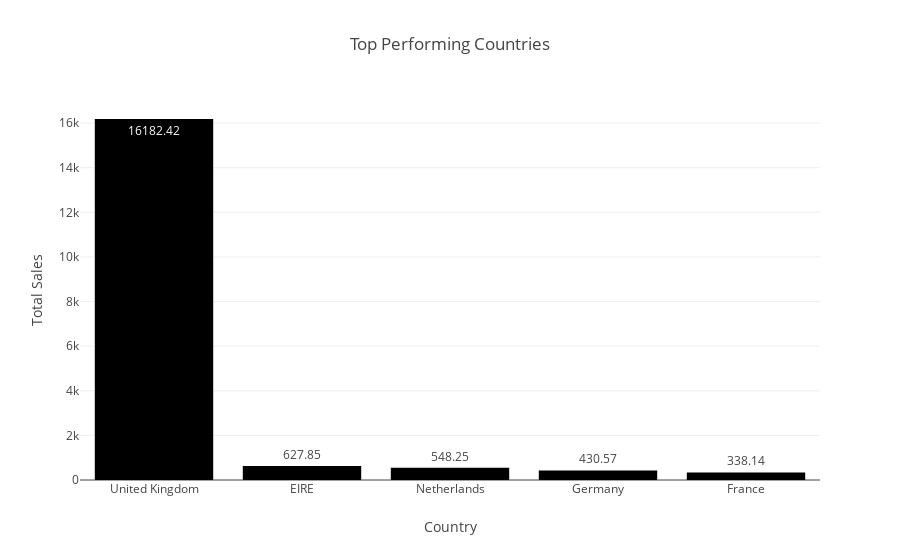
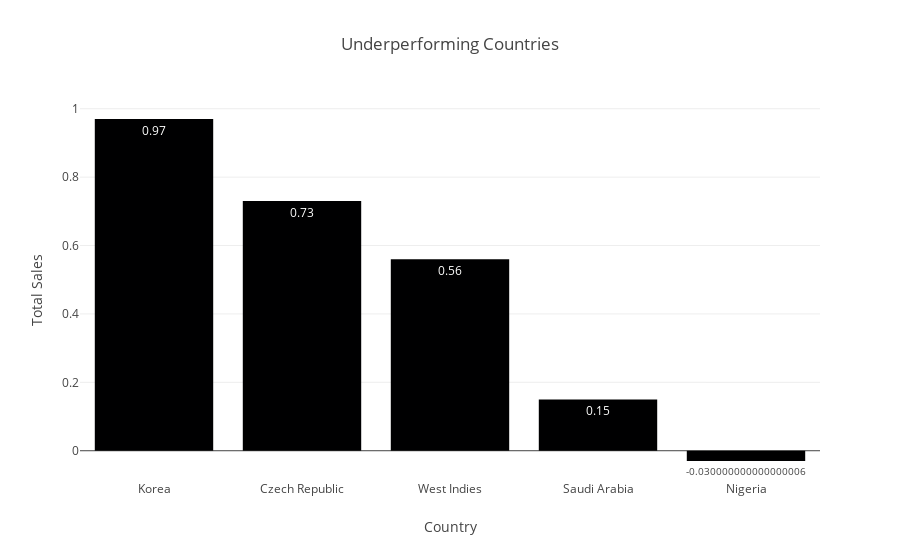

Notebook code for these charts, in order:
### Markdown cell above
## Country Wise Sales

### Code cell
# Group by 'Country' and sum 'Total Sales', then reset index to use 'Country' as a column
country_sales = df.groupby('Country')['Total Sales'].sum().reset_index()

# Sorting the DataFrame by 'Total Sales'
country_sales = country_sales.sort_values(by='Total Sales', ascending=False)

# Getting the top 5 and bottom 5 countries
top_countries = country_sales.head(5)
bottom_countries = country_sales.tail(5)

# Display the tables using Plotly for a more interactive visualization
fig_top = px.bar(top_countries, x='Country', y='Total Sales',
                 title="Top Performing Countries", text='Total Sales')
fig_bottom = px.bar(bottom_countries, x='Country', y='Total Sales',
                    title="Underperforming Countries", text='Total Sales')

# Show the plots
fig_top.show()
fig_bottom.show()

### Figure 1 — Plotly figure (JSON) as saved in the notebook; plotly's stock layout.template omitted (floating-point values rounded to 4 significant figures)
{"data": [{"alignmentgroup": "True", "hovertemplate": "Country=%{x}<br>Total Sales=%{text}<extra></extra>", "legendgroup": "", "marker": {"color": "#000001", "pattern": {"shape": ""}}, "name": "", "offsetgroup": "", "orientation": "v", "showlegend": false, "text": [16180.0, 627.9, 548.2, 430.6, 338.1], "textposition": "auto", "type": "bar", "x": ["United Kingdom", "EIRE", "Netherlands", "Germany", "France"], "xaxis": "x", "y": [16180.0, 627.9, 548.2, 430.6, 338.1], "yaxis": "y"}], "layout": {"barmode": "relative", "legend": {"tracegroupgap": 0}, "title": {"text": "Top Performing Countries"}, "xaxis": {"anchor": "y", "domain": [0, 1], "title": {"text": "Country"}}, "yaxis": {"anchor": "x", "domain": [0, 1], "title": {"text": "Total Sales"}}}}

### Figure 2 — Plotly figure (JSON) as saved in the notebook; plotly's stock layout.template omitted (floating-point values rounded to 4 significant figures)
{"data": [{"alignmentgroup": "True", "hovertemplate": "Country=%{x}<br>Total Sales=%{text}<extra></extra>", "legendgroup": "", "marker": {"color": "#000001", "pattern": {"shape": ""}}, "name": "", "offsetgroup": "", "orientation": "v", "showlegend": false, "text": [0.97, 0.73, 0.56, 0.15, -0.03], "textposition": "auto", "type": "bar", "x": ["Korea", "Czech Republic", "West Indies", "Saudi Arabia", "Nigeria"], "xaxis": "x", "y": [0.97, 0.73, 0.56, 0.15, -0.03], "yaxis": "y"}], "layout": {"barmode": "relative", "legend": {"tracegroupgap": 0}, "title": {"text": "Underperforming Countries"}, "xaxis": {"anchor": "y", "domain": [0, 1], "title": {"text": "Country"}}, "yaxis": {"anchor": "x", "domain": [0, 1], "title": {"text": "Total Sales"}}}}
